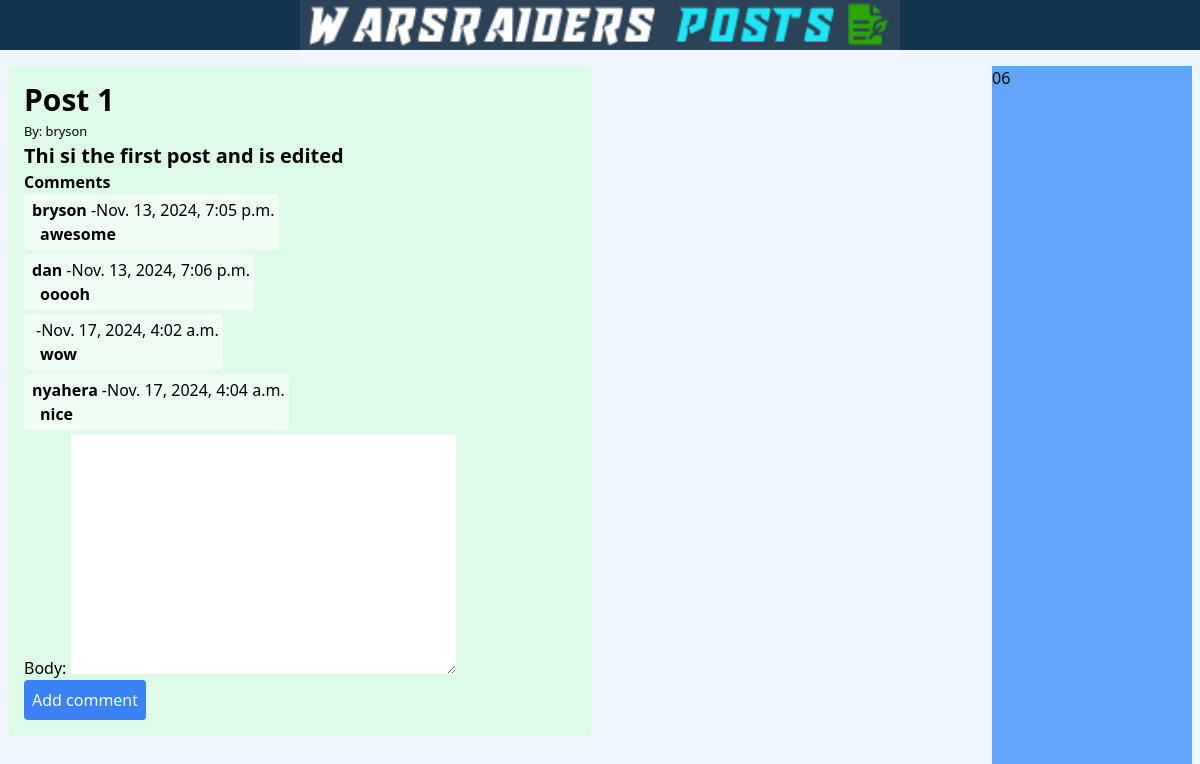
Page /detail/1/ on the committed database.
### blog/models.py (models this page shows, shortened)
class Post(models.Model):
    title = models.CharField(max_length=200)
    content =models.TextField()
    author =models.ForeignKey(User, on_delete=models.CASCADE)
    created_at =models.DateTimeField(default=timezone.now)
    updated_at =models.DateTimeField(auto_now=True)

class Comment(models.Model):
    post = models.ForeignKey(Post,related_name= 'comments' , on_delete= models.CASCADE)
    author = models.CharField(max_length=100)
    body = models.TextField()
    created_at = models.DateTimeField(auto_now_add=True)

### blog/views.py (the view)
# urls.py: path('detail/<int:id>/',PostDetailView,name='post-detail'),
def PostDetailView(request, id):
    post= get_object_or_404(Post, pk=id)
    comments = post.comments.all()
    if request.method == 'POST':
        form = CommentForm(request.POST)
        if form.is_valid():
            comment = form.save(commit=False)
            comment.post = post
            comment.author = request.user
            comment.save()
            return redirect('post-detail',post.id)
    else:
        form = CommentForm()
    context={
        'post':post,
        'comments':comments,
        'form':form,
    }
    return render(request, 'blog/post-detail.html', context)

### blog/forms.py
class CommentForm(forms.ModelForm):
    class Meta:
        model = Comment
        fields = ['body']

### blog/templates/blog/post-detail.html (shortened to what this page needs)
{% extends 'blog/base.html' %}
{% block content %}
    <div class="w-350 bg-green-100 m-2 p-4 rounded">
        <p class="text-3xl font-bold">{{ post.title }}</p>
        <small>By: {{ post.author }}</small>
        <p class="text-xl font-semibold">{{ post.content }}</p>
        <div>
            <h3 class="font-semibold">Comments</h3>
            {% if not post.comments.all %}
                <small>No comments.....<a href="">Be the first to comment</a></small>
            {% else %}
                {% for comment in post.comments.all %}
                    <div class="rounded bg-green-50 w-fit p-1 mb-1">
                        <p><span class="font-semibold px-1">{{ comment.author}}</span>-{{ comment.created_at }}</p>
                        <span class="font-semibold px-3">{{ comment.body }}</span>
                    </div>
                {% endfor %}
            {% endif %}
            <div>
                <form method='POST' enctype = 'multipart/form-data'>
                    {{ form.as_p }}
                    <button class="font-medium p-2 bg-blue-500 rounded text-white" type="submit">Add comment</button>
                </form>
            </div>
        </div>
    </div>
{% endblock %}

### blog/templates/blog/base.html (shortened to what this page needs)
{% load static %}
<!doctype html>
<html lang="en">
<head>
    <link rel="stylesheet" href="{% static 'blog/css/style.css' %}">
    <script src="https://cdn.tailwindcss.com"></script>
</head>
<body class="bg-blue-50 relative h-full">
    <header class="header bg-blue-150 w-full mb-2"><img class="mx-auto w-3/6" src= "{% static 'blog/assets/blog_header.png' %}"></header>
    <main class="absolute w-3/6">
        {% block content %}
        {% endblock %}
    </main>
    <div class="absolute right-0 w-1/6 bg-blue-400 h-screen m-2">06</div>
</body>
</html>

### blog/static/blog/css/style.css (style rules this page uses)
.header { background-color: rgb(20, 53, 77); }

### rows in the picture
Post: title "Post 1", author "bryson", content "Thi si the first post and is edited"
Comment: author "bryson", created_at "Nov. 13, 2024, 7:05 p.m.", body "awesome"
Comment: author "dan", created_at "Nov. 13, 2024, 7:06 p.m.", body "ooooh"
Comment: created_at "Nov. 17, 2024, 4:02 a.m.", body "wow"
Comment: author "nyahera", created_at "Nov. 17, 2024, 4:04 a.m.", body "nice"
